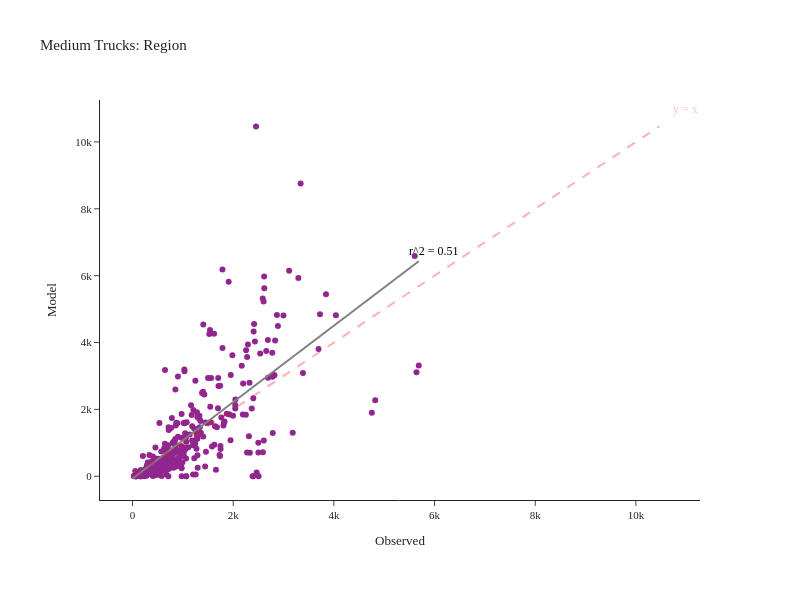

The notebook cell saved with this chart:
### Code cell
fig = create_truck_chart(df_daily_med, 'Medium')
fig.show()

### Figure 1 — Plotly figure (JSON) as saved in the notebook; plotly's stock layout.template omitted (floating-point values rounded to 4 significant figures; data arrays with more than 128 entries replaced by an {"elided": "..."} marker saying what was removed)
{"data": [{"customdata": {"elided": "348x2 str values"}, "hovertemplate": "Observed=%{x}<br>Model=%{y}<br>location=%{customdata[0]}<br>County=%{customdata[1]}<extra></extra>", "legendgroup": "", "line": {"color": "Grey", "width": 2}, "marker": {"color": "#91268F", "symbol": "circle"}, "mode": "markers", "name": "", "orientation": "v", "showlegend": false, "type": "scatter", "x": {"elided": "348 int values"}, "xaxis": "x", "y": {"elided": "348 int values"}, "yaxis": "y"}, {"hovertemplate": "Observed=%{x}<br>Model=%{y}<extra></extra>", "legendgroup": "", "line": {"color": "Grey", "dash": "solid", "width": 2}, "marker": {"symbol": "circle"}, "mode": "lines", "name": "", "orientation": "v", "showlegend": false, "type": "scatter", "x": [0.0, 57.43, 114.9, 172.3, 229.7, 287.2, 344.6, 402.0, 459.5, 516.9, 574.3, 631.8, 689.2, 746.6, 804.1, 861.5, 918.9, 976.4, 1034.0, 1091.0, 1149.0, 1206.0, 1264.0, 1321.0, 1378.0, 1436.0, 1493.0, 1551.0, 1608.0, 1666.0, 1723.0, 1780.0, 1838.0, 1895.0, 1953.0, 2010.0, 2068.0, 2125.0, 2183.0, 2240.0, 2297.0, 2355.0, 2412.0, 2470.0, 2527.0, 2585.0, 2642.0, 2699.0, 2757.0, 2814.0, 2872.0, 2929.0, 2987.0, 3044.0, 3101.0, 3159.0, 3216.0, 3274.0, 3331.0, 3389.0, 3446.0, 3503.0, 3561.0, 3618.0, 3676.0, 3733.0, 3791.0, 3848.0, 3906.0, 3963.0, 4020.0, 4078.0, 4135.0, 4193.0, 4250.0, 4308.0, 4365.0, 4422.0, 4480.0, 4537.0, 4595.0, 4652.0, 4710.0, 4767.0, 4824.0, 4882.0, 4939.0, 4997.0, 5054.0, 5112.0, 5169.0, 5227.0, 5284.0, 5341.0, 5399.0, 5456.0, 5514.0, 5571.0, 5629.0, 5686.0], "xaxis": "x", "y": [-67.05, -1.423, 64.2, 129.8, 195.4, 261.1, 326.7, 392.3, 457.9, 523.6, 589.2, 654.8, 720.4, 786.1, 851.7, 917.3, 982.9, 1049.0, 1114.0, 1180.0, 1245.0, 1311.0, 1377.0, 1442.0, 1508.0, 1574.0, 1639.0, 1705.0, 1770.0, 1836.0, 1902.0, 1967.0, 2033.0, 2099.0, 2164.0, 2230.0, 2295.0, 2361.0, 2427.0, 2492.0, 2558.0, 2624.0, 2689.0, 2755.0, 2820.0, 2886.0, 2952.0, 3017.0, 3083.0, 3149.0, 3214.0, 3280.0, 3345.0, 3411.0, 3477.0, 3542.0, 3608.0, 3674.0, 3739.0, 3805.0, 3870.0, 3936.0, 4002.0, 4067.0, 4133.0, 4199.0, 4264.0, 4330.0, 4395.0, 4461.0, 4527.0, 4592.0, 4658.0, 4723.0, 4789.0, 4855.0, 4920.0, 4986.0, 5052.0, 5117.0, 5183.0, 5248.0, 5314.0, 5380.0, 5445.0, 5511.0, 5577.0, 5642.0, 5708.0, 5773.0, 5839.0, 5905.0, 5970.0, 6036.0, 6102.0, 6167.0, 6233.0, 6298.0, 6364.0, 6430.0], "yaxis": "y"}], "layout": {"annotations": [{"align": "right", "font": {"color": "pink", "size": 12}, "showarrow": false, "text": "y = x", "x": 10990.0, "y": 10990.0}, {"align": "right", "font": {"color": "black", "size": 12}, "showarrow": false, "text": "r^2 = 0.51", "x": 5970.0, "y": 6751.0}], "height": 600, "legend": {"tracegroupgap": 0}, "margin": {"b": 100, "l": 100, "r": 100, "t": 100}, "shapes": [{"line": {"color": "Red", "dash": "dash", "width": 2}, "type": "line", "x0": 0, "x1": 10462, "y0": 0, "y1": 10462}], "title": {"text": "Medium Trucks: Region"}, "width": 800, "xaxis": {"anchor": "y", "domain": [0.0, 1.0], "title": {"text": "Observed"}}, "yaxis": {"anchor": "x", "domain": [0.0, 1.0], "title": {"text": "Model"}}}}
